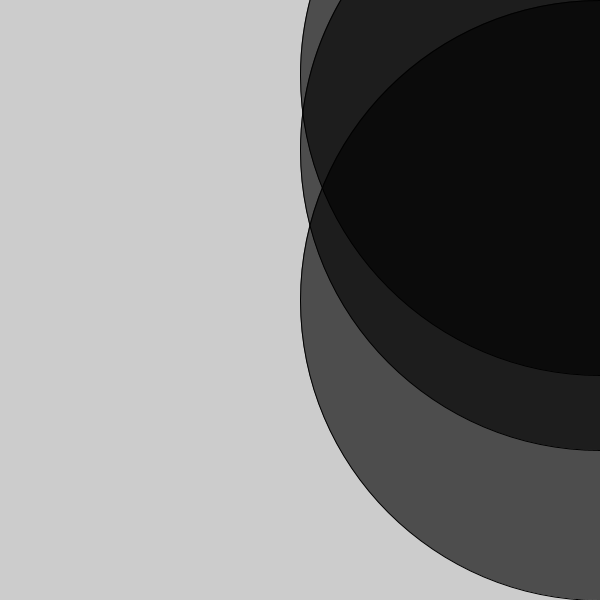
Frame 1 (no input)
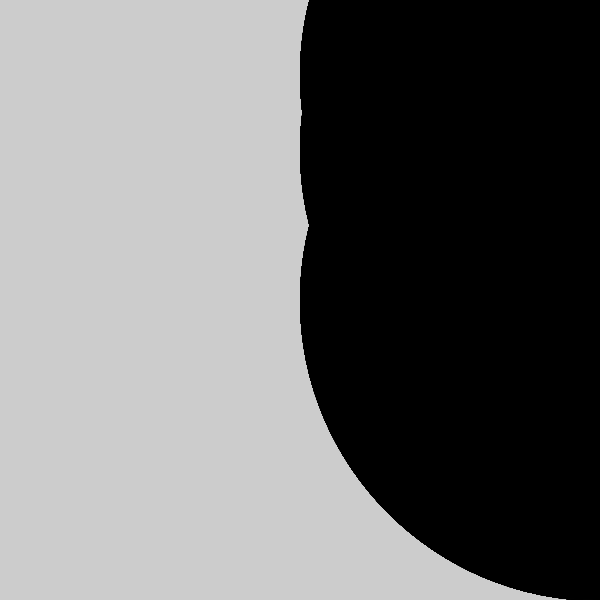
Frame 60 (the mouse pressed at the canvas centre just before this capture)
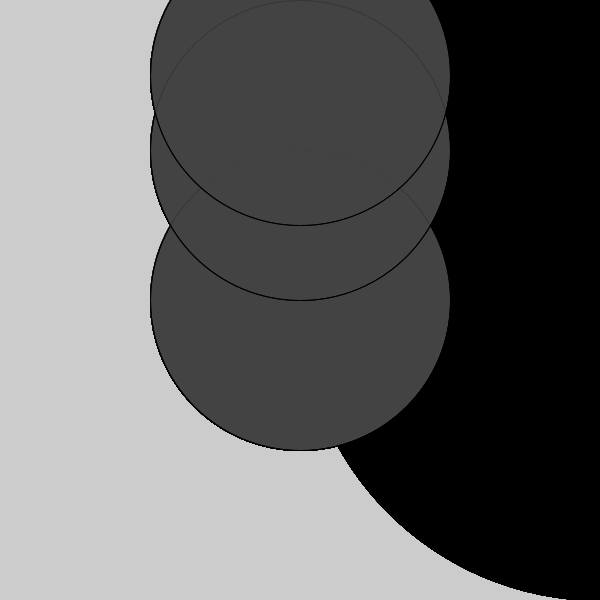
Frame 120 (the mouse held since frame 60 and released just before this capture)

The Processing sketch that drew these frames (run headless with seeded random() and noise(); from frame 60 on, the mouse is pressed at the canvas centre):

// Processing sketch: processing_158637
// ── processing_158637.pde

void setup () {
  size(600, 600);
}
void draw() {
 float x = mouseX;
float y = mouseY;
float ix = width - mouseX; 
float iy = mouseY - height;
fill(255, 150);
ellipse(x, height/2, y, y);
fill(0, 159);
ellipse(ix, height/2, iy, iy);
fill(255, 150);
ellipse(x, height/4, y, y);
fill(0, 159);
ellipse(ix, height/4, iy, iy);
fill(255, 150);
ellipse(x, height/8, y, y);
fill(0, 159);
ellipse(ix, height/8, iy, iy);
}
